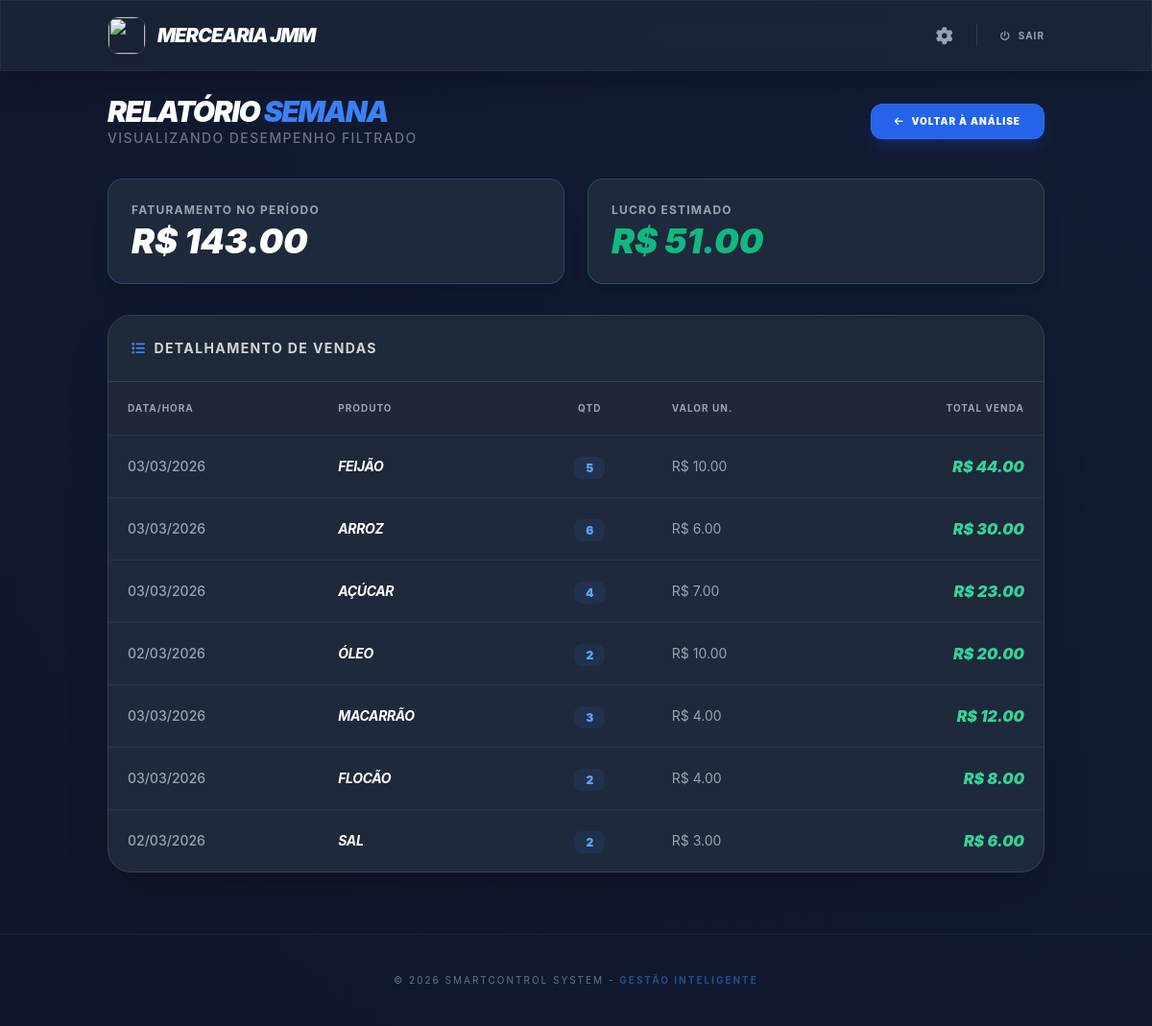
Screenshot of /relatorios?periodo=semana (signed in) with the database file from the repository.
### tables this page shows
CREATE TABLE produtos (
            id INTEGER PRIMARY KEY AUTOINCREMENT,
            nome TEXT NOT NULL,
            preco_custo REAL,
            preco_venda REAL,
            quantidade INTEGER,
            usuario_id INTEGER,
            FOREIGN KEY (usuario_id) REFERENCES usuarios (id)
        );

### app.py (the view)
@app.route('/relatorios')
def relatorios():
    if 'usuario_id' not in session: return redirect(url_for('login'))
    u_id, periodo = session['usuario_id'], request.args.get('periodo', 'dia')
    hoje = datetime.now()
    if periodo == 'dia': d_ini = hoje.strftime('%Y-%m-%d 00:00:00')
    elif periodo == 'semana': d_ini = (hoje - timedelta(days=7)).strftime('%Y-%m-%d 00:00:00')
    elif periodo == 'mes': d_ini = (hoje - timedelta(days=30)).strftime('%Y-%m-%d 00:00:00')
    else: d_ini = (hoje - timedelta(days=365)).strftime('%Y-%m-%d 00:00:00')
    conn = conectar_db()
    conn.row_factory = sqlite3.Row
    rows = conn.execute("SELECT p.nome as produto_nome, SUM(v.quantidade) as quantidade_total, SUM(v.valor_total) as faturamento_total, p.preco_venda, p.preco_custo, MAX(v.data) as ultima_venda FROM vendas v JOIN produtos p ON v.produto_id = p.id WHERE v.usuario_id = ? AND v.data >= ? GROUP BY p.nome ORDER BY faturamento_total DESC", (u_id, d_ini)).fetchall()
    v_agrup = []
    for r in rows:
        item = dict(r)
        try: item['ultima_venda_formatada'] = datetime.strptime(item['ultima_venda'][:19], '%Y-%m-%d %H:%M:%S').strftime('%d/%m/%Y')
        except: item['ultima_venda_formatada'] = "---"
        v_agrup.append(item)
    t_fat = sum(v['faturamento_total'] for v in v_agrup)
    t_custo = sum(v['quantidade_total'] * v['preco_custo'] for v in v_agrup)
    conn.close()
    return render_template('relatorios.html', vendas=v_agrup, periodo=periodo.upper(), total=t_fat, lucro=t_fat - t_custo)

### models.py (called while the page is built)
def conectar_db():
    conn = sqlite3.connect(DATABASE, timeout=10)
    conn.row_factory = sqlite3.Row
    return conn

### templates/relatorios.html
{% extends 'layout.html' %}
{% block content %}
<div class="animate-fadeIn">
    <div class="flex flex-col md:flex-row justify-between items-center mb-8 gap-4">
        <div>
            <h2 class="text-3xl font-black uppercase italic text-white tracking-tighter">
                Relatório <span class="text-blue-500">{{ periodo }}</span>
            </h2>
            <p class="text-gray-500 text-sm font-medium uppercase tracking-widest">Visualizando desempenho filtrado</p>
        </div>
        <a href="/relatorios_painel" class="bg-blue-600 hover:bg-blue-500 text-white font-black py-2.5 px-6 rounded-xl transition transform hover:scale-105 shadow-lg shadow-blue-900/40 border border-blue-400/20 uppercase text-[10px] tracking-widest flex items-center">
            <i class="fas fa-arrow-left mr-2"></i> Voltar à Análise
        </a>
    </div>
    <div class="grid grid-cols-1 md:grid-cols-2 gap-6 mb-8">
        <div class="bg-[#1e293b] p-6 rounded-2xl border border-blue-500/30 shadow-xl">
            <p class="text-gray-400 text-xs font-bold uppercase tracking-widest">Faturamento no Período</p>
            <h2 class="text-4xl font-black text-white mt-1 italic">R$ {{ "%.2f"|format(total) }}</h2>
        </div>
        <div class="bg-[#1e293b] p-6 rounded-2xl border border-emerald-500/30 shadow-xl">
            <p class="text-gray-400 text-xs font-bold uppercase tracking-widest">Lucro Estimado</p>
            <h2 class="text-4xl font-black text-emerald-500 mt-1 italic">R$ {{ "%.2f"|format(lucro) }}</h2>
        </div>
    </div>
    <div class="bg-[#1e293b] rounded-3xl overflow-hidden border border-gray-700 shadow-2xl">
        <div class="p-6 border-b border-gray-700 bg-gray-800/30">
            <h3 class="font-bold text-gray-300 uppercase text-sm tracking-widest flex items-center">
                <i class="fas fa-list mr-2 text-blue-500"></i> Detalhamento de Vendas
            </h3>
        </div>
        <div class="overflow-x-auto">
            <table class="w-full text-left border-collapse">
                <thead>
                    <tr class="bg-gray-800/50 text-gray-400 text-[10px] uppercase tracking-widest">
                        <th class="p-5">Data/Hora</th>
                        <th class="p-5">Produto</th>
                        <th class="p-5 text-center">Qtd</th>
                        <th class="p-5">Valor Un.</th>
                        <th class="p-5 text-right">Total Venda</th>
                    </tr>
                </thead>
                <tbody class="text-gray-300">
                    {% for venda in vendas %}
                    <tr class="border-t border-gray-700/50 hover:bg-white/5 transition">
                        <td class="p-5 text-sm text-gray-400 font-medium">
                            {{ venda.ultima_venda_formatada if venda.ultima_venda_formatada else periodo }}
                        </td>
                        <td class="p-5 font-bold text-white uppercase italic text-sm tracking-tight">
                            {{ venda.produto_nome }}
                        </td>
                        <td class="p-5 text-center">
                            <span class="bg-blue-500/10 text-blue-400 px-3 py-1 rounded-lg font-black text-xs">
                                {{ venda.quantidade_total }}
                            </span>
                        </td>
                        <td class="p-5 text-sm text-gray-400">R$ {{ "%.2f"|format(venda.preco_venda) }}</td>
                        <td class="p-5 text-right text-emerald-400 font-black italic">
                            R$ {{ "%.2f"|format(venda.faturamento_total) }}
                        </td>
                    </tr>
                    {% else %}
                    <tr>
                        <td colspan="5" class="p-10 text-center text-gray-500 italic uppercase font-bold tracking-widest">
                            Nenhuma venda encontrada neste período.
                        </td>
                    </tr>
                    {% endfor %}
                </tbody>
            </table>
        </div>
    </div>
</div>
{% endblock %}

### templates/layout.html (style rules this page uses)
:root { --bg-deep: #0f172a; --card-slate: #1e293b; --border-soft: rgba(255, 255, 255, 0.08); }
body { background-color: var(--bg-deep); background-image: radial-gradient(circle at top right, rgba(59, 130, 246, 0.05), transparent); color: white; font-family: 'Inter', sans-serif; margin: 0; }
.animate-fadeIn { animation: fadeIn 0.4s ease-out; }

### rows the page displays
produtos: ultima_venda_formatada "03/03/2026", produto_nome "ARROZ", quantidade_total "6", preco_venda "6.00", faturamento_total "30.00"
produtos: ultima_venda_formatada "03/03/2026", produto_nome "AÇÚCAR", quantidade_total "4", preco_venda "7.00", faturamento_total "23.00"
produtos: ultima_venda_formatada "02/03/2026", produto_nome "ÓLEO", quantidade_total "2", preco_venda "10.00", faturamento_total "20.00"
produtos: ultima_venda_formatada "02/03/2026", produto_nome "SAL", quantidade_total "2", preco_venda "3.00", faturamento_total "6.00"

### other values shown
{{ session.get('usuario_nome') }} "MERCEARIA JMM"
{{ periodo }} "SEMANA"
{{ "%.2f"|format(total) }} "143.00"
{{ "%.2f"|format(lucro) }} "51.00"
{{ venda.produto_nome }} "FEIJÃO" "MACARRÃO" "FLOCÃO"
{{ venda.quantidade_total }} "5" "3" "2"
{{ "%.2f"|format(venda.preco_venda) }} "10.00" "4.00" "4.00"
{{ "%.2f"|format(venda.faturamento_total) }} "44.00" "12.00" "8.00"
